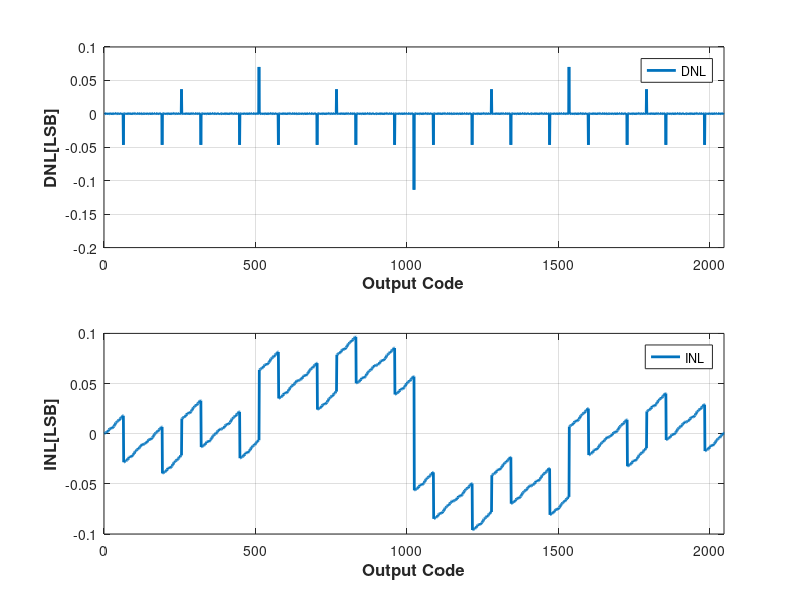

This chart was generated by the following MATLAB code:
%%%%%%%%%%%%%%%%%%%%%%%%%%%%%%%%%%%%%%%%%%%%%%%%%%%%%%
% 2018/12/3
% Purpose:  This file is to module R C DAC
%          
%   Copyright (c) 2018 by Shanshan Xie
%   for SAR ADC project in ADC course
%%%%%%%%%%%%%%%%%%%%%%%%%%%%%%%%%%%%%%%%%%%%%%%%%%%%%%

clear;

sigma_deltaC_C = 3.307294973963294e-04;
sigma_deltaR_R = 4.639952116535146e-04;

N_CDAC = 5;
N_RDAC = 6;
N_DAC = N_CDAC+N_RDAC;
Cu = 230e-15;
Ru = 180;

Vref = 1;
Vin_neg = 1;

%% Switch for C DAC
%  D5 D4 D3 D2 D1
% D = [0 0 0 0 1]; 
D = dec2bin(0:(2^N_CDAC-1)) - '0';
%% Switch for R DAC
% thisSwitch = 1; %swich from 0 to 3 Vref0  = 0, Vref63 = 63/64Vref

S = [zeros(1,63),1];

for i=2:64
    S(i,:) = [S(i-1, 2:64),0];
end

%% Generate C, R with mismatch 32 number of C and 64 number of R
C = normrnd(1,sigma_deltaC_C,[1,(2^N_CDAC)]);
% C = normrnd(1,sigma_deltaC_C,[1,(2^N_CDAC)]);

R = normrnd(1,sigma_deltaR_R,[1,(2^N_RDAC)]);
% R = normrnd(1,sigma_deltaR_R,[1,(2^N_RDAC)]);

C_binary = C(1);
N_b = 2;

%% generate binary Cap value for cap DAC
for i = 1:N_CDAC-1
    C_binary = [sum(C(N_b:(N_b+N_b-1))), C_binary];
    N_b = N_b*2;
    i=i+1;
end
C0 = C(2^N_CDAC);
Ctotal = sum(C);

C_array = repmat(C_binary,2^N_DAC,1);

%% Generate Thermometer R DAC
i = 1;
while i<length(R)
   R_seq(:,length(R)-i) = [sum(R(1:i))];
   i = i+1;
end
R_seq = [R_seq, 0];
R_seq = repmat(R_seq,2^N_DAC,1);

Rtotal = sum(R);

S = repmat(S,2^N_CDAC,1);

SR = S.*R_seq;

%% Generate Cap voltage

D = kron(D,ones(2^N_RDAC,1));

CD = C_array.*D;

Vx_cap = (sum(CD,2)*Vref) ./ Ctotal;

%% Generate Resistor Voltage


Vx_res = (Vref .* C0 .* sum(SR,2)) ./ (Rtotal .* Ctotal);
% 
% Vx = Vx_cap + Vx_res + Vin_neg;

Vx = Vx_cap + Vx_res;


step_avg = Vref/2^N_DAC;

%% Calculate DNL

for i=2:2^N_DAC
   step(i-1) = Vx(i) - Vx(i-1);
end

DNL = (step-step_avg)./step_avg;

%% Calculate INL
vout_ideal = 0;

for i=2:2^N_DAC
   vout_ideal(i,1) = (i-1)*step_avg;
end

INL = (Vx-vout_ideal)./step_avg;


%% Plot

figure(1)
subplot(2,1,1);
plot(DNL,'DisplayName','DNL','LineWidth',2);
ylabel('DNL[LSB]','FontSize',12,'FontWeight','bold');
xlabel('Output Code','FontSize',12,'FontWeight','bold');
grid on
legend('show');
xlim([0,2^N_DAC]);

subplot(2,1,2);
plot(INL,'DisplayName','INL','LineWidth',2);
ylabel('INL[LSB]','FontSize',12,'FontWeight','bold');
xlabel('Output Code','FontSize',12,'FontWeight','bold');
grid on
legend('show');
xlim([0,2^N_DAC]);





